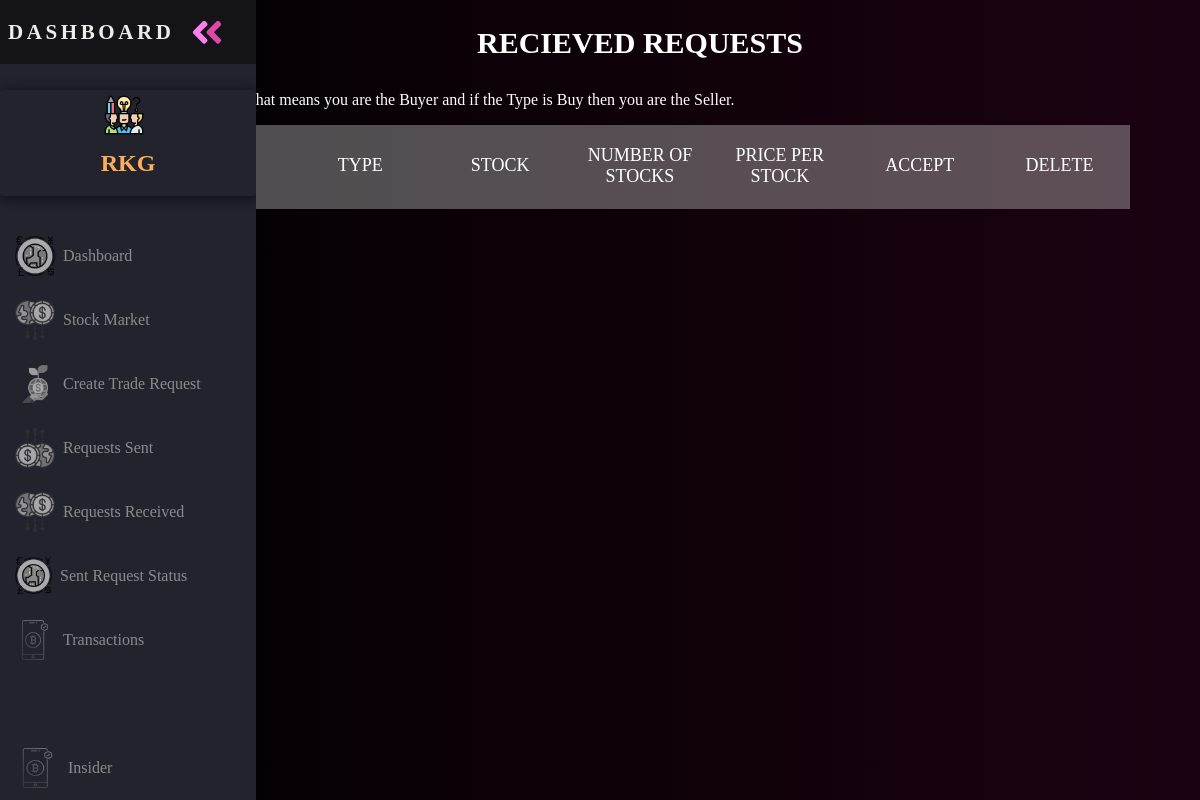
The page /receivedreq/ (signed in) on the database as committed earlier.
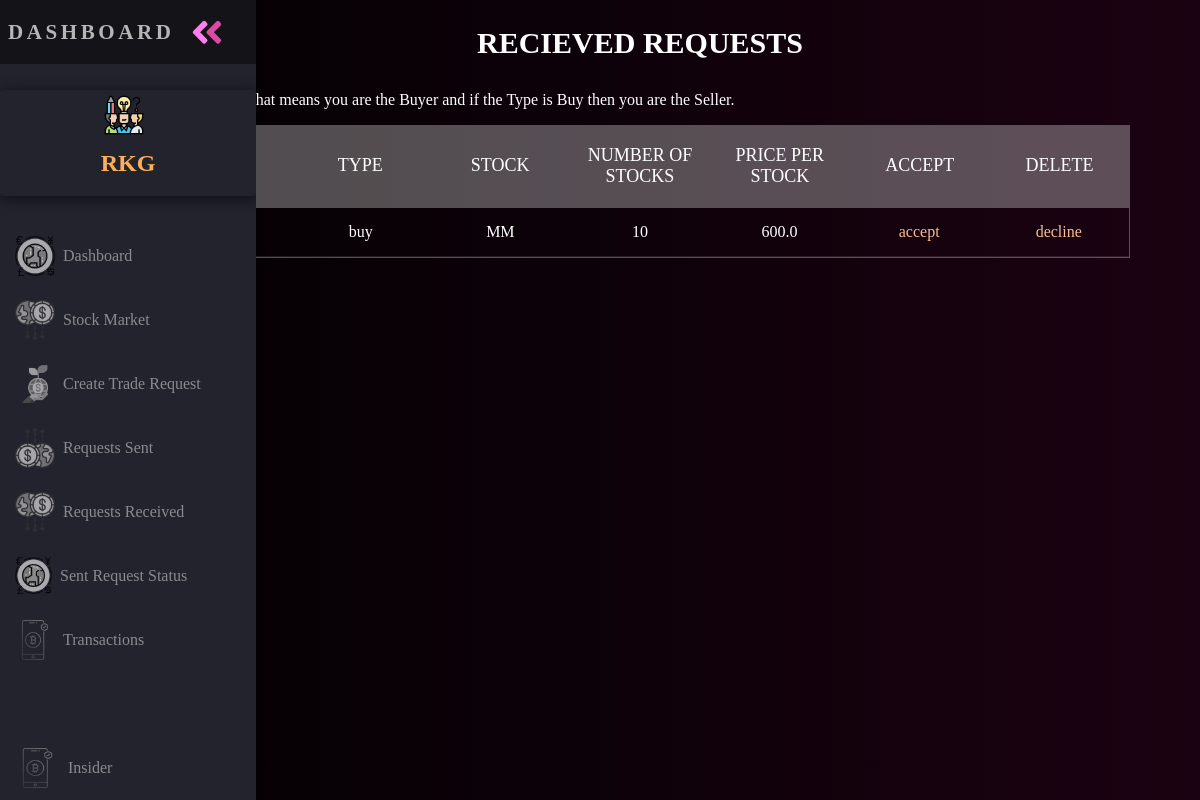
The same page on the database as committed later.
### core/models.py (models this page shows, shortened)
class tradereq(models.Model):
    sender = models.ForeignKey(
        settings.AUTH_USER_MODEL, on_delete=models.CASCADE, related_name="sender_trade")
    receiver = models.ForeignKey(
        settings.AUTH_USER_MODEL, on_delete=models.CASCADE, related_name="receiver_trade")
    action = models.CharField(
        choices=action_list, max_length=10, default='buy')
    status = models.CharField(
        choices=status_list, max_length=50, default='pending')
    stock = models.CharField(choices=stock_list, max_length=100)
    numberofstocks = models.IntegerField(default=0)
    priceperstock = models.FloatField(null=True, blank=False, default=0)
    is_active = models.BooleanField(blank=False, null=False, default=True)

### core/views.py (the view)
# urls.py: path('receivedreq/',received_request,name='receivedreq'),
@login_required
def received_request(request):
    user = request.user
    requests_pending = tradereq.objects.order_by(
        '-id').filter(receiver=user, is_active=True)
    return render(request, 'received_request.html', {'requests': requests_pending})

### templates/received_request.html (shortened to what this page needs)
<head>
</head>
<body>
  {% include 'dashnav.html' %}
  <main>
    <section style="padding-left: 5%; padding-right: 5%; width: 90%; margin-bottom: 50px;">
      <h1>RECIEVED REQUESTS</h1>
      <p style="color: #fff;">*if Type is Sell that means you are the Buyer and if the Type is Buy then you are the Seller.</p>
      <div class="tbl-header" >
        <table cellpadding="0" cellspacing="0" border="0">
          <thead >
            <th><p> Sender</p></th>
            <th><p>Type</p></th>
            <th><p>Stock</p></th>
            <th><p>Number of Stocks</p></th>
            <th><p>Price per Stock</p></th>
            <th><p>Accept</p></th>
            <th><p>Delete</p></th>
          </thead>
        </table>
      </div>
      <div class="tbl-content">
        <table cellpadding="0" cellspacing="0" border="0">
          {% for req in requests %}
			<tbody>
				<tr>
					<td>{{ req.sender }}</td>
					<td>{{ req.action }} </td>
					<td>{{ req.stock }} </td>
					<td>{{ req.numberofstocks }}</td>
					<td>{{ req.priceperstock }}</td>
					<td class="accept-request"><a href="{% url 'core:accept-request' req.id %}">accept</a></td>
					<td class="decline-request"><a href="{% url 'core:decline-request' req.id %}">decline</a></td>
				</tr>
				{% endfor %}
			    </tbody>
        </table>
      </div>
    </section>
  </main>
</body>

### templates/dashnav.html (shortened to what this page needs)
{% load static %}
<head>
</head>
<body>
  <nav class="navbar">
    <ul class="navbar-nav">
      <li class="logo">
        <a href="#" class="nav-link">
        </a>
      </li>
      <div class="team-info nav-item">
        <img src= "{% static 'img-2021/01.png' %}" width="40" height="40">
      </div>
      <br>
      <li class="nav-item">
        <a href="{% url 'core:dashboard' %}" class="nav-link">
          <img src="{% static 'img-2021/05.png' %}" width="40" height="40">
        </a>
      </li>
      <li class="nav-item">
        <a href="{% url 'core:stocks' %}" class="nav-link">
          <img src="{% static 'img-2021/04.png' %}" width="40" height="40">
        </a>
      </li>
      <li class="nav-item">
        <a href="{% url 'core:createrequest' %}" class="nav-link">
          <img src="{% static 'img-2021/02.png' %}" width="40" height="40">
        </a>
      </li>
      <li class="nav-item">
        <a href="{% url 'core:sentreq' %}" class="nav-link">
          <img src="{% static 'img-2021/03.png' %}" width="40" height="40">
        </a>
      </li>
      <li class="nav-item">
        <a href="{% url 'core:receivedreq' %}" class="nav-link">
          <img src="{% static 'img-2021/04.png' %}" width="40" height="40">
        </a>
      </li>
      <li class="nav-item">
        <a href="{% url 'core:transaction-history' %}" class="nav-link">
          <img src="{% static 'img-2021/05.png' %}" width="37" height="37">
        </a>
      </li>
      <li class="nav-item">
        <a href="{% url 'core:transaction-log' %}" class="nav-link">
          <img src="{% static 'img-2021/06.png' %}" width="40" height="40">
        </a>
      </li>
      <li class="nav-item" id="themeButton">
        <a href="{% url 'core:report' %}" class="nav-link">
          <img src="{% static 'img-2021/06.png' %}" width="45" height="40">
        </a>
      </li>
    </ul>
  </nav>
</body>

### templates/received_request.html (style rules this page uses)
body { color: black; background: linear-gradient(to right,black , rgb(27, 2, 18)); margin: 0; padding: 0; }
.team-info { text-align: center; margin: 10px; padding: 5px 5px 5px 5px; border-radius: 10px; width: 12rem; box-shadow: 2px 2px 15px 0 #00000f9f; }
.team-info { font-size: 1.1em; color: #f5a976; line-height: 1rem; text-align: center; font-family: 'Sanchez', serif; }
main { margin-left: 5rem; padding: 1rem; }
.navbar { position: fixed; background-color: var(--bg-primary); transition: width 500ms ease; overflow: scroll; }
.navbar-nav { list-style: none; padding: 0; margin: 0; display: flex; flex-direction: column; align-items: center; height: 100%; }
.nav-item { width: 100%; }
.nav-item:last-child { margin-top: auto; }
.nav-link { display: flex; align-items: center; height: 4rem; color: var(--text-primary); text-decoration: none; filter: grayscale(100%) opacity(0.7); transition: var(--transition-speed); padding-left: 15px; }
.nav-link svg { width: 2rem; min-width: 2rem; margin: 0 1.5rem; }
.logo { font-weight: bold; text-transform: uppercase; margin-bottom: 1rem; text-align: center; color: var(--text-secondary); background: var(--bg-secondary); font-size: 1.5rem; letter-spacing: 0.3ch; width: 100%; }
.logo svg { transform: rotate(0deg); transition: var(--transition-speed); }
@media only screen and (min-width: 600px) { .navbar { top: 0; width: 5rem; height: 100vh; } }
h1 { font-size: 30px; color: #fff; text-transform: uppercase; font-weight: 300; text-align: center; margin-bottom: 15px; font-weight: 800; position: relative; bottom: 15px; }
table { width:100%; table-layout: fixed; }
.tbl-header { background-color: rgba(255,255,255,0.3); }
.tbl-content { margin-top: 0px; border: 1px solid rgba(255,255,255,0.3); }
th { padding: 20px 15px; text-align: center; font-weight: 500; font-size: 18px; color: #fff; text-transform: uppercase; }
td { padding: 15px; text-align: center; vertical-align:middle; font-weight: 300; font-size: 16px; color: white; border-bottom: solid 1px rgba(255,255,255,0.1); }
.accept-request a { color: #f8bd95; text-decoration: none; }
.decline-request a { color: #f8bd95; text-decoration: none; }

### templates/dashnav.html (style rules this page uses)
body { color: black; background: linear-gradient(to right,black , rgb(27, 2, 18)); margin: 0; padding: 0; }
.team-info { text-align: center; margin: 10px; padding: 5px 5px 5px 5px; border-radius: 10px; width: 12rem; box-shadow: 2px 2px 15px 0 #00000f9f; }
.team-info { font-size: 1.1em; color: #f5a976; line-height: 1rem; text-align: center; font-family: 'Sanchez', serif; }
main { margin-left: 5rem; padding: 1rem; }
.navbar { position: fixed; background-color: var(--bg-primary); transition: width 500ms ease; overflow: scroll; }
.navbar-nav { list-style: none; padding: 0; margin: 0; display: flex; flex-direction: column; align-items: center; height: 100%; }
.nav-item { width: 100%; }
.nav-item:last-child { margin-top: auto; }
.nav-link { display: flex; align-items: center; height: 4rem; color: var(--text-primary); text-decoration: none; filter: grayscale(100%) opacity(0.7); transition: var(--transition-speed); padding-left: 15px; }
.nav-link svg { width: 2rem; min-width: 2rem; margin: 0 1.5rem; }
.logo { font-weight: bold; text-transform: uppercase; margin-bottom: 1rem; text-align: center; color: var(--text-secondary); background: var(--bg-secondary); font-size: 1.5rem; letter-spacing: 0.3ch; width: 100%; }
.logo svg { transform: rotate(0deg); transition: var(--transition-speed); }
@media only screen and (min-width: 600px) { .navbar { top: 0; width: 5rem; height: 100vh; } }
h1 { font-size: 30px; color: #fff; text-transform: uppercase; font-weight: 300; text-align: center; margin-bottom: 15px; font-weight: 800; }
table { width:100%; table-layout: fixed; }
.tbl-header { background-color: rgba(255,255,255,0.3); }
.tbl-content { margin-top: 0px; border: 1px solid rgba(255,255,255,0.3); }
th { padding: 20px 15px; text-align: center; font-weight: 500; font-size: 18px; color: #fff; text-transform: uppercase; }
td { padding: 15px; text-align: center; vertical-align:middle; font-weight: 300; font-size: 16px; color: white; border-bottom: solid 1px rgba(255,255,255,0.1); }

Rows that differ between the two databases and show on the page:
added tradereq: action "buy", stock "MM", numberofstocks "10", priceperstock "600.0"
